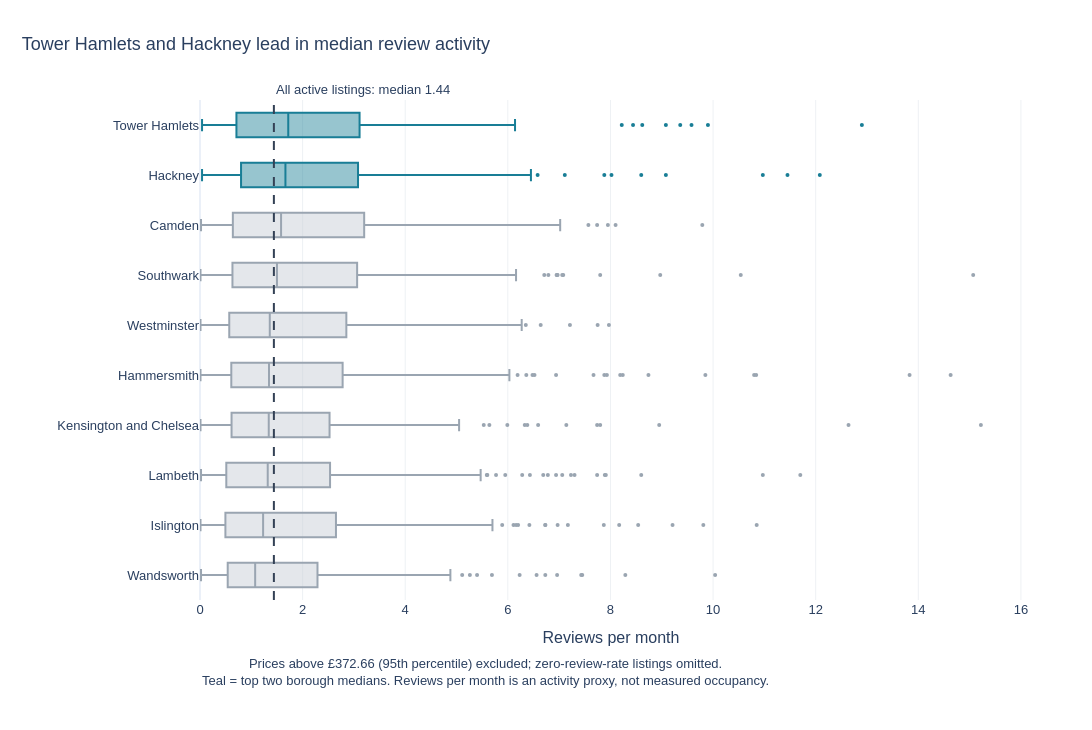

Notebook cell for this chart:
### Markdown cell above
## Task 2 — Box plot: listing activity by borough

**What to build:** A **horizontal box plot** comparing listing activity (reviews per month) across London boroughs — reviews per month is a proxy for how frequently a listing is booked.

**Requirements:**
- Horizontal orientation (borough names are long)
- Sorted by median reviews per month (most active at top)
- Highlight the **two most active** boroughs in a different colour
- Outliers shown as individual points
- Insight title naming the two busiest boroughs

> 💡 Some listings have zero reviews — these are new or inactive listings. Filter them out with before plotting

### Code cell
# Task 2 — active listings only; order boroughs by their median activity.
activity = df_cap.loc[df_cap.reviews_per_month > 0].copy()
borough_medians = activity.groupby('neighbourhood').reviews_per_month.median().sort_values(ascending=False)
order = borough_medians.index.tolist()
top_two = order[:2]
overall_median = activity.reviews_per_month.median()
fig2 = go.Figure()
for borough in order:
    values = activity.loc[activity.neighbourhood==borough,'reviews_per_month']
    highlight = borough in top_two
    fig2.add_trace(go.Box(x=values,y=[borough]*len(values),name=borough,orientation='h',
        boxpoints='outliers',line=dict(color='#197E96' if highlight else '#9AA5B1'),
        fillcolor='rgba(25,126,150,0.45)' if highlight else 'rgba(206,212,219,0.55)',
        marker=dict(color='#197E96' if highlight else '#9AA5B1',size=4),
        hovertemplate=borough+'<br>Reviews per month: %{x:.2f}<extra></extra>',showlegend=False))
fig2.add_vline(x=float(overall_median),line_color='#334155',line_dash='dash',
    annotation_text=f'All active listings: median {overall_median:.2f}',annotation_position='top right',
    annotation_y=1.04,annotation_yref='paper')
fig2.add_annotation(x=0,y=-0.18,xref='paper',yref='paper',xanchor='left',showarrow=False,
    text=f'Prices above £{p95:.2f} (95th percentile) excluded; zero-review-rate listings omitted.<br>Teal = top two borough medians. Reviews per month is an activity proxy, not measured occupancy.')
fig2.update_layout(title=f'{top_two[0]} and {top_two[1]} lead in median review activity',
    template='plotly_white',width=1100,height=730,title_x=0.02,
    xaxis=dict(title='Reviews per month',rangemode='tozero',gridcolor='#EEF1F4'),
    yaxis=dict(title=None,categoryorder='array',categoryarray=order,autorange='reversed',showgrid=False),
    margin=dict(l=200,r=70,t=100,b=130),font=dict(family='Arial',size=13))
assert len(fig2.data)==activity.neighbourhood.nunique()
assert sum(t.line.color=='#197E96' for t in fig2.data)==2
assert activity.reviews_per_month.gt(0).all() and activity.price.le(p95).all()
fig2.show()
display(borough_medians.rename('Median reviews per month').to_frame())

### Figure 1 — Plotly figure (JSON) as saved in the notebook; plotly's stock layout.template omitted (floating-point values rounded to 4 significant figures; data arrays with more than 128 entries replaced by an {"elided": "..."} marker saying what was removed)
{"data": [{"boxpoints": "outliers", "fillcolor": "rgba(25,126,150,0.45)", "hovertemplate": "Tower Hamlets<br>Reviews per month: %{x:.2f}<extra></extra>", "line": {"color": "#197E96"}, "marker": {"color": "#197E96", "size": 4}, "name": "Tower Hamlets", "orientation": "h", "showlegend": false, "type": "box", "x": {"elided": "255 float values"}, "y": {"elided": "255 str values"}}, {"boxpoints": "outliers", "fillcolor": "rgba(25,126,150,0.45)", "hovertemplate": "Hackney<br>Reviews per month: %{x:.2f}<extra></extra>", "line": {"color": "#197E96"}, "marker": {"color": "#197E96", "size": 4}, "name": "Hackney", "orientation": "h", "showlegend": false, "type": "box", "x": {"elided": "246 float values"}, "y": {"elided": "246 str values"}}, {"boxpoints": "outliers", "fillcolor": "rgba(206,212,219,0.55)", "hovertemplate": "Camden<br>Reviews per month: %{x:.2f}<extra></extra>", "line": {"color": "#9AA5B1"}, "marker": {"color": "#9AA5B1", "size": 4}, "name": "Camden", "orientation": "h", "showlegend": false, "type": "box", "x": {"elided": "235 float values"}, "y": {"elided": "235 str values"}}, {"boxpoints": "outliers", "fillcolor": "rgba(206,212,219,0.55)", "hovertemplate": "Southwark<br>Reviews per month: %{x:.2f}<extra></extra>", "line": {"color": "#9AA5B1"}, "marker": {"color": "#9AA5B1", "size": 4}, "name": "Southwark", "orientation": "h", "showlegend": false, "type": "box", "x": {"elided": "259 float values"}, "y": {"elided": "259 str values"}}, {"boxpoints": "outliers", "fillcolor": "rgba(206,212,219,0.55)", "hovertemplate": "Westminster<br>Reviews per month: %{x:.2f}<extra></extra>", "line": {"color": "#9AA5B1"}, "marker": {"color": "#9AA5B1", "size": 4}, "name": "Westminster", "orientation": "h", "showlegend": false, "type": "box", "x": {"elided": "231 float values"}, "y": {"elided": "231 str values"}}, {"boxpoints": "outliers", "fillcolor": "rgba(206,212,219,0.55)", "hovertemplate": "Hammersmith<br>Reviews per month: %{x:.2f}<extra></extra>", "line": {"color": "#9AA5B1"}, "marker": {"color": "#9AA5B1", "size": 4}, "name": "Hammersmith", "orientation": "h", "showlegend": false, "type": "box", "x": {"elided": "234 float values"}, "y": {"elided": "234 str values"}}, {"boxpoints": "outliers", "fillcolor": "rgba(206,212,219,0.55)", "hovertemplate": "Kensington and Chelsea<br>Reviews per month: %{x:.2f}<extra></extra>", "line": {"color": "#9AA5B1"}, "marker": {"color": "#9AA5B1", "size": 4}, "name": "Kensington and Chelsea", "orientation": "h", "showlegend": false, "type": "box", "x": {"elided": "213 float values"}, "y": {"elided": "213 str values"}}, {"boxpoints": "outliers", "fillcolor": "rgba(206,212,219,0.55)", "hovertemplate": "Lambeth<br>Reviews per month: %{x:.2f}<extra></extra>", "line": {"color": "#9AA5B1"}, "marker": {"color": "#9AA5B1", "size": 4}, "name": "Lambeth", "orientation": "h", "showlegend": false, "type": "box", "x": {"elided": "243 float values"}, "y": {"elided": "243 str values"}}, {"boxpoints": "outliers", "fillcolor": "rgba(206,212,219,0.55)", "hovertemplate": "Islington<br>Reviews per month: %{x:.2f}<extra></extra>", "line": {"color": "#9AA5B1"}, "marker": {"color": "#9AA5B1", "size": 4}, "name": "Islington", "orientation": "h", "showlegend": false, "type": "box", "x": {"elided": "232 float values"}, "y": {"elided": "232 str values"}}, {"boxpoints": "outliers", "fillcolor": "rgba(206,212,219,0.55)", "hovertemplate": "Wandsworth<br>Reviews per month: %{x:.2f}<extra></extra>", "line": {"color": "#9AA5B1"}, "marker": {"color": "#9AA5B1", "size": 4}, "name": "Wandsworth", "orientation": "h", "showlegend": false, "type": "box", "x": {"elided": "222 float values"}, "y": {"elided": "222 str values"}}], "layout": {"annotations": [{"showarrow": false, "text": "All active listings: median 1.44", "x": 1.44, "xanchor": "left", "xref": "x", "y": 1.04, "yanchor": "top", "yref": "y domain"}, {"showarrow": false, "text": "Prices above £372.66 (95th percentile) excluded; zero-review-rate listings omitted.<br>Teal = top two borough medians. Reviews per month is an activity proxy, not measured occupancy.", "x": 0, "xanchor": "left", "xref": "paper", "y": -0.18, "yref": "paper"}], "font": {"family": "Arial", "size": 13}, "height": 730, "margin": {"b": 130, "l": 200, "r": 70, "t": 100}, "shapes": [{"line": {"color": "#334155", "dash": "dash"}, "type": "line", "x0": 1.44, "x1": 1.44, "xref": "x", "y0": 0, "y1": 1, "yref": "y domain"}], "title": {"text": "Tower Hamlets and Hackney lead in median review activity", "x": 0.02}, "width": 1100, "xaxis": {"gridcolor": "#EEF1F4", "rangemode": "tozero", "title": {"text": "Reviews per month"}}, "yaxis": {"autorange": "reversed", "categoryarray": ["Tower Hamlets", "Hackney", "Camden", "Southwark", "Westminster", "Hammersmith", "Kensington and Chelsea", "Lambeth", "Islington", "Wandsworth"], "categoryorder": "array", "showgrid": false, "title": {}}}}
